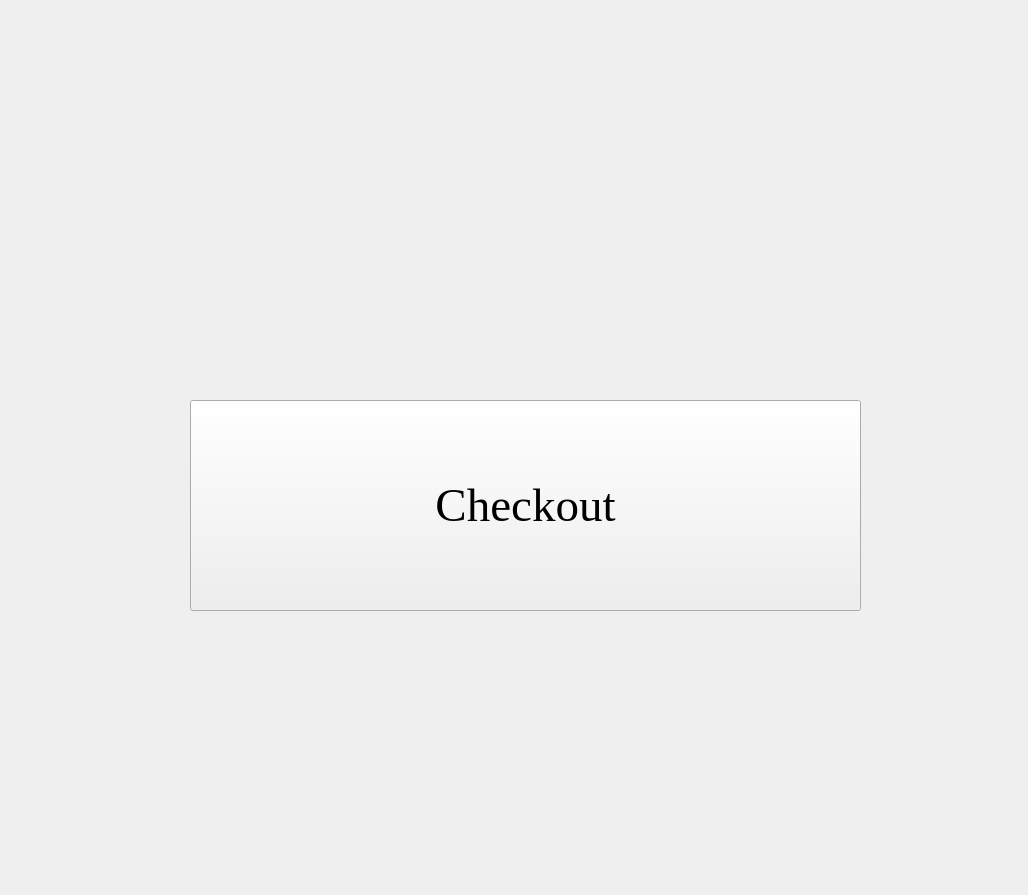
<?xml version="1.0" encoding="UTF-8"?>
<ui version="4.0">
 <class>Form</class>
 <widget class="QWidget" name="Form">
  <property name="geometry">
   <rect>
    <x>0</x>
    <y>0</y>
    <width>1028</width>
    <height>895</height>
   </rect>
  </property>
  <property name="windowTitle">
   <string>Checkout</string>
  </property>
  <widget class="QWidget" name="horizontalLayoutWidget">
   <property name="geometry">
    <rect>
     <x>190</x>
     <y>400</y>
     <width>671</width>
     <height>211</height>
    </rect>
   </property>
   <layout class="QHBoxLayout" name="horizontalLayout_3">
    <property name="spacing">
     <number>30</number>
    </property>
    <item>
     <widget class="QPushButton" name="checkout_button">
      <property name="sizePolicy">
       <sizepolicy hsizetype="Preferred" vsizetype="Expanding">
        <horstretch>0</horstretch>
        <verstretch>0</verstretch>
       </sizepolicy>
      </property>
      <property name="font">
       <font>
        <family>Georgia</family>
        <pointsize>35</pointsize>
        <weight>50</weight>
        <bold>false</bold>
       </font>
      </property>
      <property name="cursor">
       <cursorShape>PointingHandCursor</cursorShape>
      </property>
      <property name="text">
       <string>Checkout</string>
      </property>
     </widget>
    </item>
   </layout>
  </widget>
  <widget class="QLabel" name="label">
   <property name="geometry">
    <rect>
     <x>30</x>
     <y>40</y>
     <width>971</width>
     <height>141</height>
    </rect>
   </property>
   <property name="text">
    <string/>
   </property>
   <property name="pixmap">
    <pixmap>logo2.png</pixmap>
   </property>
   <property name="scaledContents">
    <bool>true</bool>
   </property>
   <property name="alignment">
    <set>Qt::AlignCenter</set>
   </property>
  </widget>
 </widget>
 <resources/>
 <connections/>
</ui>
